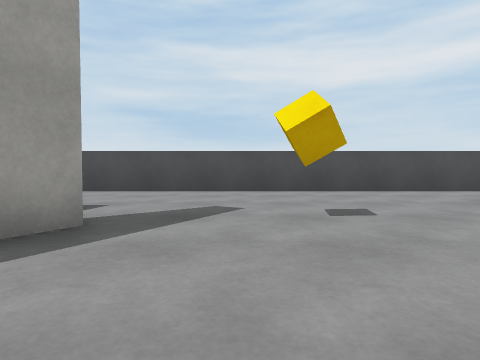
view 1 (above)

16 first-person views from a walk through a scene from a Unity 3-D project. The camera is 0.55 m above the floor, tilts 2° down and sees 75° across. The floor is counted in squares, 1 m on a side. Each view is taken from the middle of a square. On the plan, view 1 faces up. The plan holds only what a view shows up to about 9 squares ahead; the rest is blank. The player is left out. Surface patterns are stand-ins for the level's own textures.

view 2
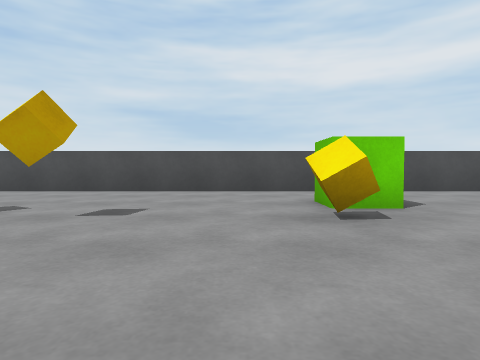

view 3
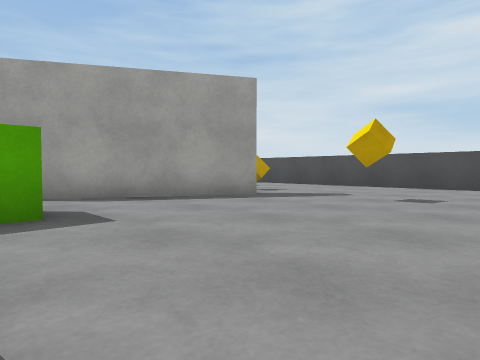

view 4
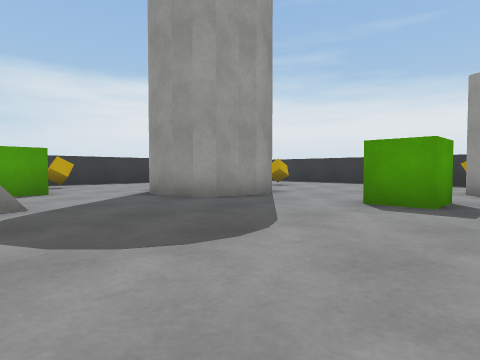

view 5
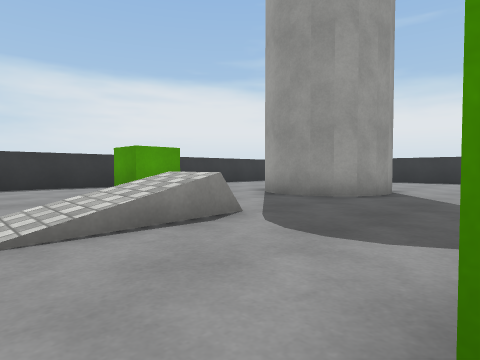

view 6
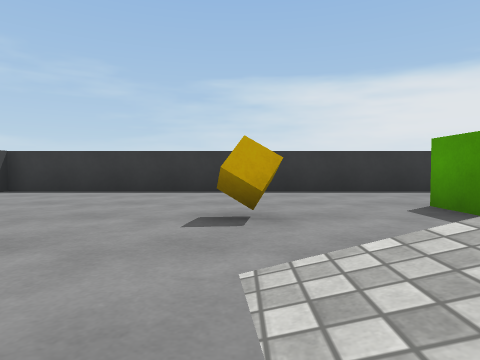

view 7
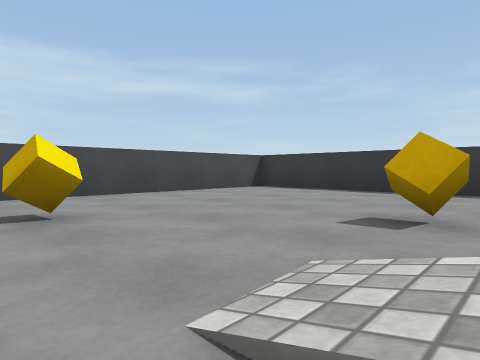

view 8
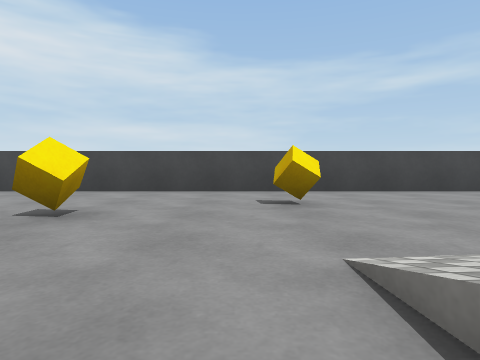

view 9
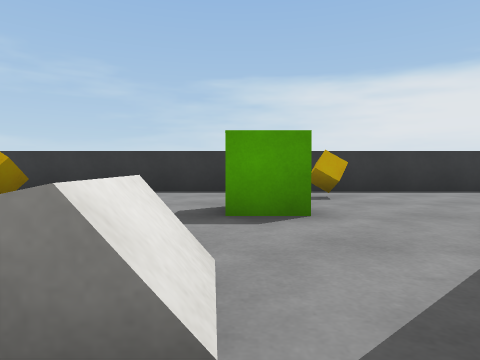

view 10
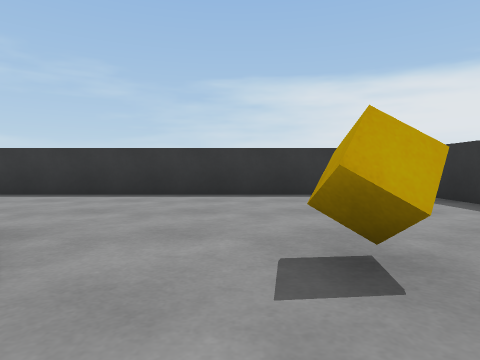

view 11
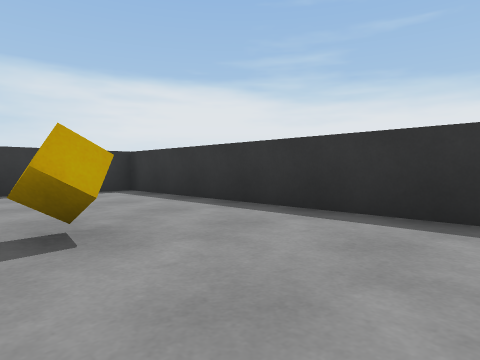

view 12
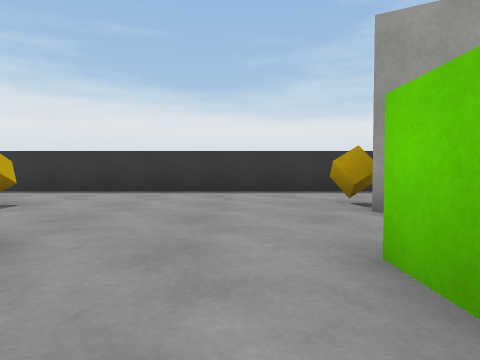

view 13
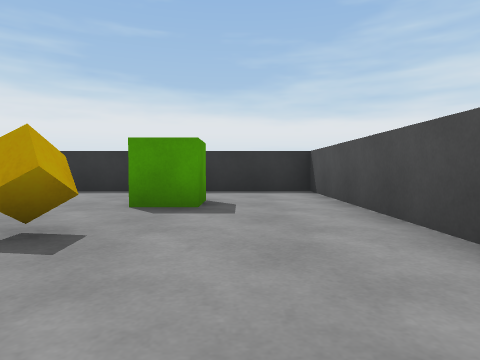

view 14
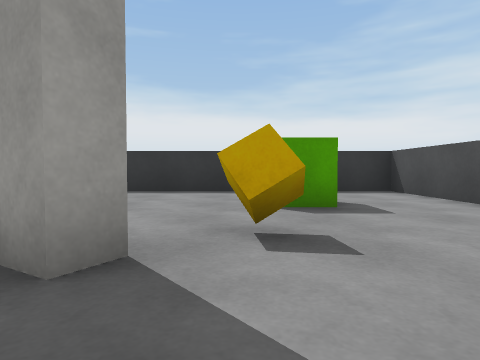

view 15
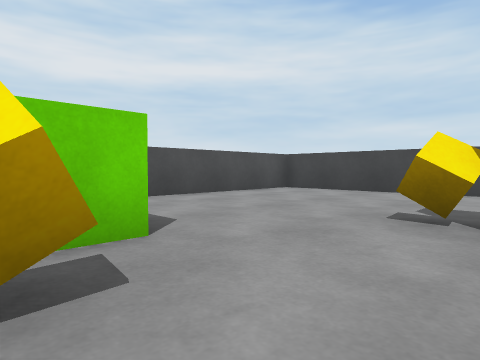

view 16
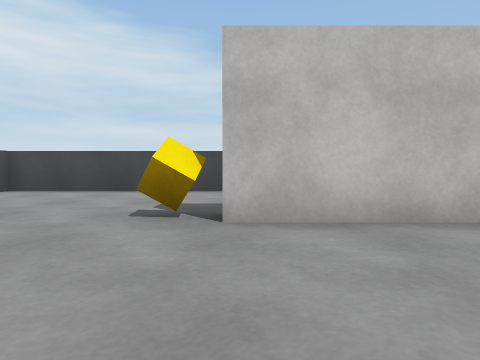

### Floor plan
Points are (right, up) in squares from view 1. A wall is a line through its corners. A room is listed if a view was taken in it or the views show most of it. See-through windows are left out.
Room 1 (views 1, 2, 3, 4, 5, 6, 7, 8, 9, 10, 11, 12, 13, 14, 15, 16)
walls: (-0.3, -4.6) (0.4, -5.3); (-0.8, -4.5) (0.1, -4.9) (0.5, -5.8); (0.4, -5.5) (0.5, -6.2); (-1.2, -4.5) (-0.5, -4.6); (0.5, -6) (0.4, -6.5) (0.2, -6.9) (-0.2, -7.3); (-1.9, -4.8) (-1.5, -4.6) (-1, -4.5); (7.2, -0.5) (7.2, 2.2); (-2, 3.3) (-1.5, 3) (-4, -1.3); (11.7, 1.5) (11.7, 7.8) (-7.8, 7.8) (-7.8, -11.7) (11.7, -11.7) (11.7, 0)
low walls: (3.2, -5.5) (3.2, -4.8); (3.4, -5.5) (3.3, -4.9)
objects: cube (-5, -7); cube (-5, -1); green cube (-5, 5); cube (-3, 4); green cube (-2, -2) to (-1, -1); cube (1, -10); cube (1, 3); green cube (2, -8) to (3, -8); cube (4, 3); green cube (5, -2) to (5, -1); green cube (5, 5); cube (6, -8); cube (8, -2); cube (8, 3); cube (9, -5)

Where each view was taken, in squares from view 1:
view 1: 0 up, 0 right, facing up
view 2: 0 up, 3 right, facing up
view 3: 2 down, 3 right, facing up-left
view 4: 0 up, 4 right, facing down-left
view 5: 2 down, 6 right, facing down-left
view 6: 4 down, 6 right, facing down
view 7: 4 down, 5 right, facing down-right
view 8: 4 down, 4 right, facing right
view 9: 4 down, 3 right, facing down
view 10: 5 down, 4 left, facing down
view 11: 4 down, 4 left, facing down-left
view 12: 3 down, 0 right, facing left
view 13: 6 up, 0 right, facing left
view 14: 4 up, 0 right, facing left
view 15: 2 up, 4 right, facing up-right
view 16: 2 up, 4 right, facing right
